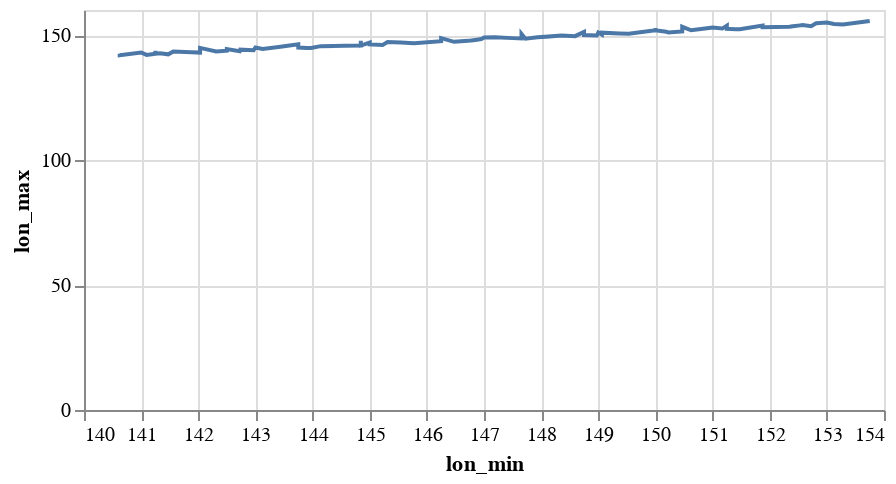

This figure's notebook cell:
### Markdown cell above
Check linearity between `lon_min`, `lon_max`:

### Code cell
alt.Chart(data_smp).mark_line().encode(
    x="lon_min",
    y='lon_max'
).properties(
    width=400,
    height=200
)

### Figure 1 — Vega-Lite specification as saved in the notebook (floating-point values rounded to 4 significant figures; data arrays with more than 128 entries replaced by an {"elided": "..."} marker saying what was removed)
{"config": {"view": {"continuousWidth": 400, "continuousHeight": 300}}, "data": {"name": "data-1a21d071043228af47981747c90525ed"}, "mark": "line", "encoding": {"x": {"field": "lon_min", "type": "quantitative"}, "y": {"field": "lon_max", "type": "quantitative"}}, "height": 200, "width": 400, "$schema": "https://vega.github.io/schema/vega-lite/v4.17.0.json", "datasets": {"data-1a21d071043228af47981747c90525ed": {"elided": "2000 records"}}}
